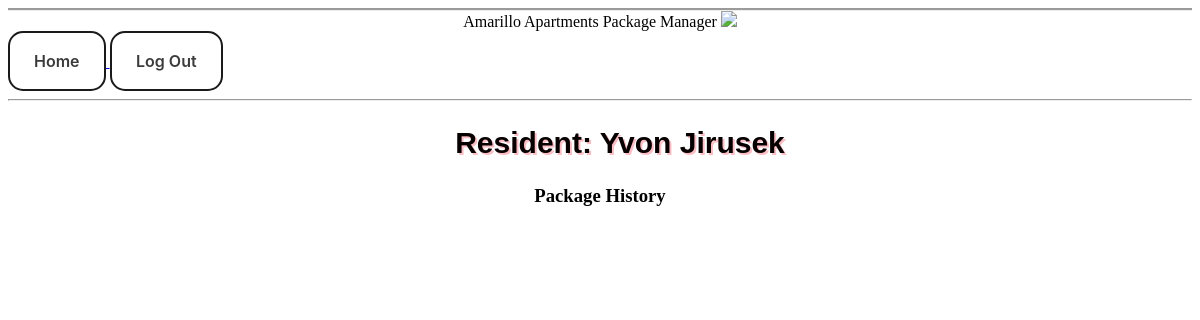
The app's page /mail/history/47 (signed in), older data.
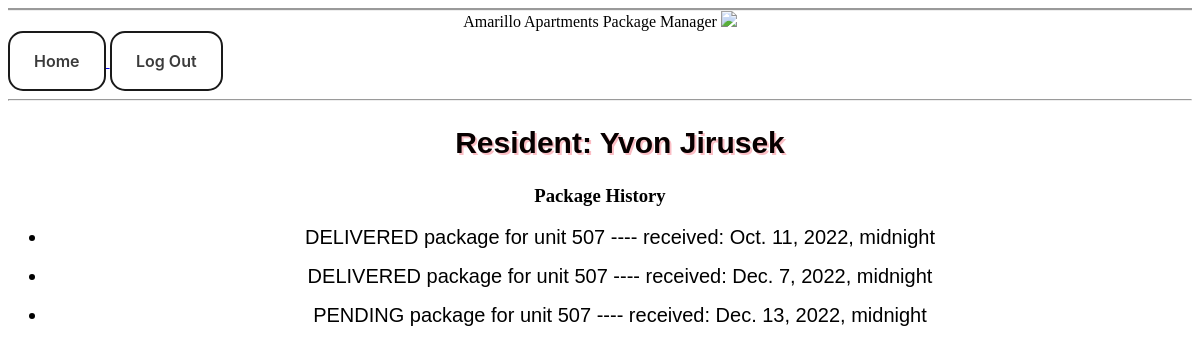
The same page, newer data.
### mail/models.py (models this page shows, shortened)
class Resident(models.Model):
    name = models.CharField(max_length=100)
    email = models.CharField(max_length=50)
    unit_number = models.IntegerField()

class Package(models.Model):
    name = models.CharField(max_length=100)
    address = models.CharField(max_length=200)
    posting_service = models.CharField(max_length=50)
    received = models.DateTimeField('Date office received')
    status = models.CharField(max_length=50, choices=STATUS_CHOICES, null=True)
    owner = models.ForeignKey('Resident', models.SET_NULL, blank=True, null=True)
    def __str__(self):
        return self.status + ' package for unit ' + self.address

### mail/views.py (the view)
# urls.py: path('history/<int:resident_id>', views.history, name='history'),
@login_required(login_url='/accounts/login/')
def history(request, resident_id):
    person = Resident.objects.get(pk=resident_id)
    packages = Package.objects.filter(owner=person)
    template = loader.get_template('mail/history.html')
    context = {
        'resident': person,
        'packages': packages
    }
    return HttpResponse(template.render(context, request))

### mail/templates/mail/history.html (shortened to what this page needs)
<!DOCTYPE html>
<html lang="en-US">
  <head>
  </head>
  <body>
     <header>
      Amarillo Apartments Package Manager
      <img src="https://www.pixelproductionsinc.com/wp-content/uploads/2012/12/packaging-icon.png"/>
    </header>
    <a href="/mail/home">
      <button>Home</button>
    </a>
     <a href="{% url 'logout_view' %}">
         <button>Log Out</button>
     </a>
    <hr>
    <div>
        <ul>
          <h2 class="resident">Resident: {{ resident.name }}</h2>
        </ul>
        <h3>Package History</h3>
        {% for package in packages %}
            <ul>
                <li>{{ package }} ---- received: {{ package.received }}</li>
            </ul>
        {% endfor %}
    </div>
  </body>
</html>

### mail/templates/mail/history.html (style rules this page uses)
header { color: #4977b6 font-size: 40px; border-top-style: groove; text-align: center; }
button { font-size: 8px; appearance: none; background-color: transparent; border: 2px solid #1A1A1A; border-radius: 15px; box-sizing: border-box; color: #3B3B3B; cursor: pointer; display: inline-block; font-family: Roobert,-apple-system,BlinkMacSystemFont,"Segoe UI",Helvetica,Arial,sans-serif,"Apple Color Emoji","Segoe UI Emoji","Segoe UI Symbol"; font-size: 16px; font-weight: 600; line-height: normal; margin: 0; min-height: 60px; min-width: 0; outline: none; padding: 16px 24px; text-align: center; text-decoration: none; transition: all 300ms cubic-bezier(.23, 1, 0.32, 1); user-select: none; -webkit-user-select: none; touch-action: manipulation; width: 8; will-change: transform; }
img { width: 70px; }
div { text-align: center; }
h2 { font-size: 20px; color: #646066; font-family: "Source Sans Pro", "Arial", sans-serif; }
.resident { font-size: 30px; color: #070000; text-shadow: 2px 2px #fbbec5; font-family: "Source Sans Pro", "Arial", sans-serif; }
li { font-family: "Source Sans Pro", "Arial", sans-serif; font-size: 20px; }

Row changes from the older to the newer data that the page shows:
added Package: status+address "DELIVERED package for unit 507", received "Oct. 11, 2022, midnight"
added Package: status+address "DELIVERED package for unit 507", received "Dec. 7, 2022, midnight"
added Package: status+address "PENDING package for unit 507", received "Dec. 13, 2022, midnight"
